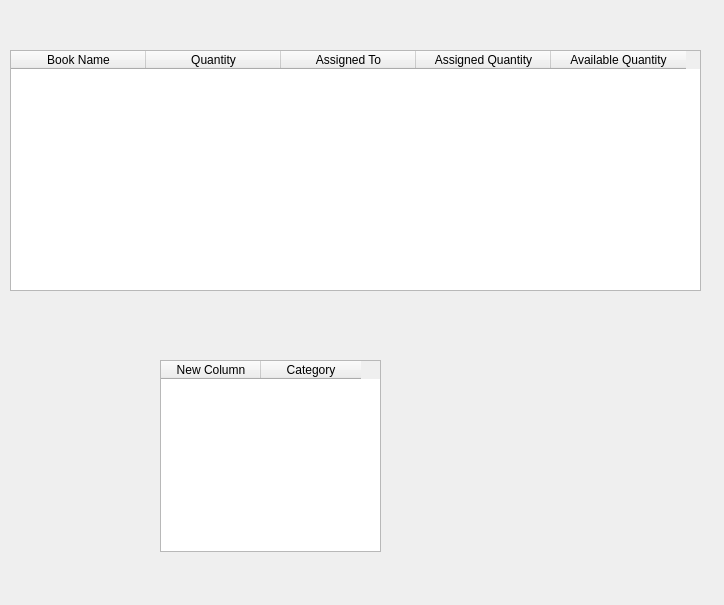
<?xml version="1.0" encoding="UTF-8"?>
<ui version="4.0">
 <class>details</class>
 <widget class="QDialog" name="details">
  <property name="geometry">
   <rect>
    <x>0</x>
    <y>0</y>
    <width>724</width>
    <height>605</height>
   </rect>
  </property>
  <property name="windowTitle">
   <string>Dialog</string>
  </property>
  <widget class="QTableWidget" name="tableWidget">
   <property name="geometry">
    <rect>
     <x>10</x>
     <y>50</y>
     <width>691</width>
     <height>241</height>
    </rect>
   </property>
   <attribute name="horizontalHeaderDefaultSectionSize">
    <number>135</number>
   </attribute>
   <column>
    <property name="text">
     <string>Book Name</string>
    </property>
   </column>
   <column>
    <property name="text">
     <string>Quantity</string>
    </property>
   </column>
   <column>
    <property name="text">
     <string>Assigned To</string>
    </property>
   </column>
   <column>
    <property name="text">
     <string>Assigned Quantity</string>
    </property>
   </column>
   <column>
    <property name="text">
     <string>Available Quantity</string>
    </property>
   </column>
  </widget>
  <widget class="QTableWidget" name="tableWidget_2">
   <property name="geometry">
    <rect>
     <x>160</x>
     <y>360</y>
     <width>221</width>
     <height>192</height>
    </rect>
   </property>
   <column>
    <property name="text">
     <string>New Column</string>
    </property>
   </column>
   <column>
    <property name="text">
     <string>Category</string>
    </property>
   </column>
  </widget>
 </widget>
 <resources/>
 <connections/>
</ui>
